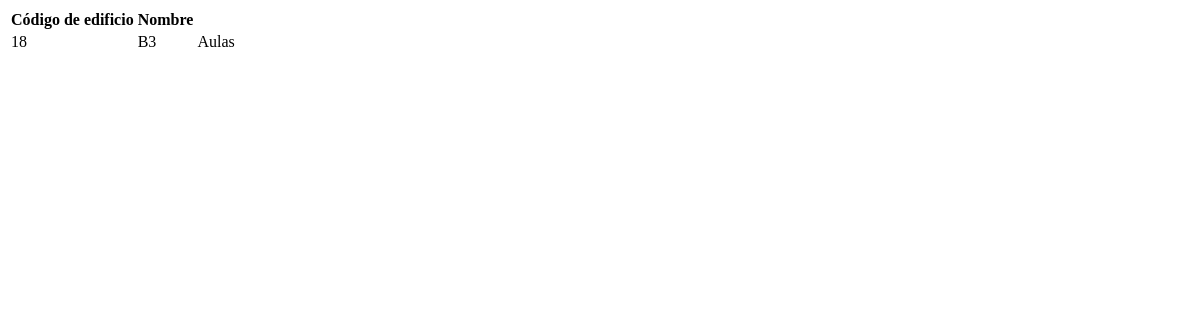
Page /Datos/ca_cargarEdificios.php on the earlier database version.
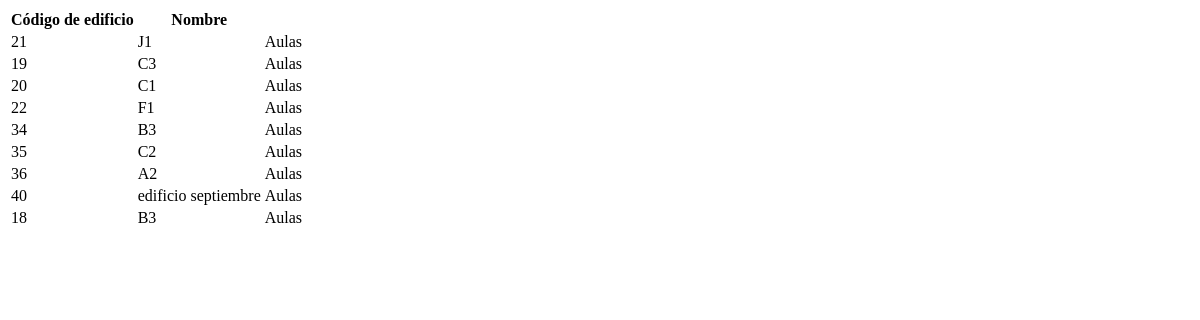
Same page on the later database version.
### tables this page shows
CREATE TABLE IF NOT EXISTS `edificios` (
  `Edificio_ID` int(11) NOT NULL auto_increment,
  `descripcion` text,
  PRIMARY KEY  (`Edificio_ID`)
);

### Datos/ca_cargarEdificios.php (the view, shortened to what this page needs)
<?php
include 'conexion.php';
$query = mysql_query("CALL SP_OBTENER_EDIFICIOS(@pcMensajeError)", $enlace);
?>
<!DOCTYPE html>
<html lang="en">
    <body>
        <div class="box-body table-responsive">
            <table id="tabla_prioridad" class='table table-bordered table-striped'>
                <thead>
                    <tr>
                        <th>Código de edificio</th>
                        <th>Nombre</th>
                        <th></th>
                    </tr>
                </thead>
                <tbody>
                    <?php
                    while ($row = mysql_fetch_array($query))
                    {
                        $id = $row['Edificio_ID'];
                        ?>
                        <tr>
                            <td><?php echo $row['Edificio_ID'] ?></td>
                            <td><div class="text" id="titulo-<?php echo $id ?>"><?php echo $row['descripcion'] ?></div></td>
                            <td><a class="ver btn btn-success  fa fa-arrow-right ">   Aulas</a>
                            </td>
                        </tr>
                        <?php
                    }
                    ?>
                </tbody>
            </table>
        </div>
    </body>
</html>

Differences in the rows shown:
added edificios: Edificio_ID "21", descripcion "J1"
added edificios: Edificio_ID "19", descripcion "C3"
added edificios: Edificio_ID "20", descripcion "C1"
added edificios: Edificio_ID "22", descripcion "F1"
added edificios: Edificio_ID "34", descripcion "B3"
added edificios: Edificio_ID "35", descripcion "C2"
added edificios: Edificio_ID "36", descripcion "A2"
added edificios: Edificio_ID "40", descripcion "edificio septiembre"
